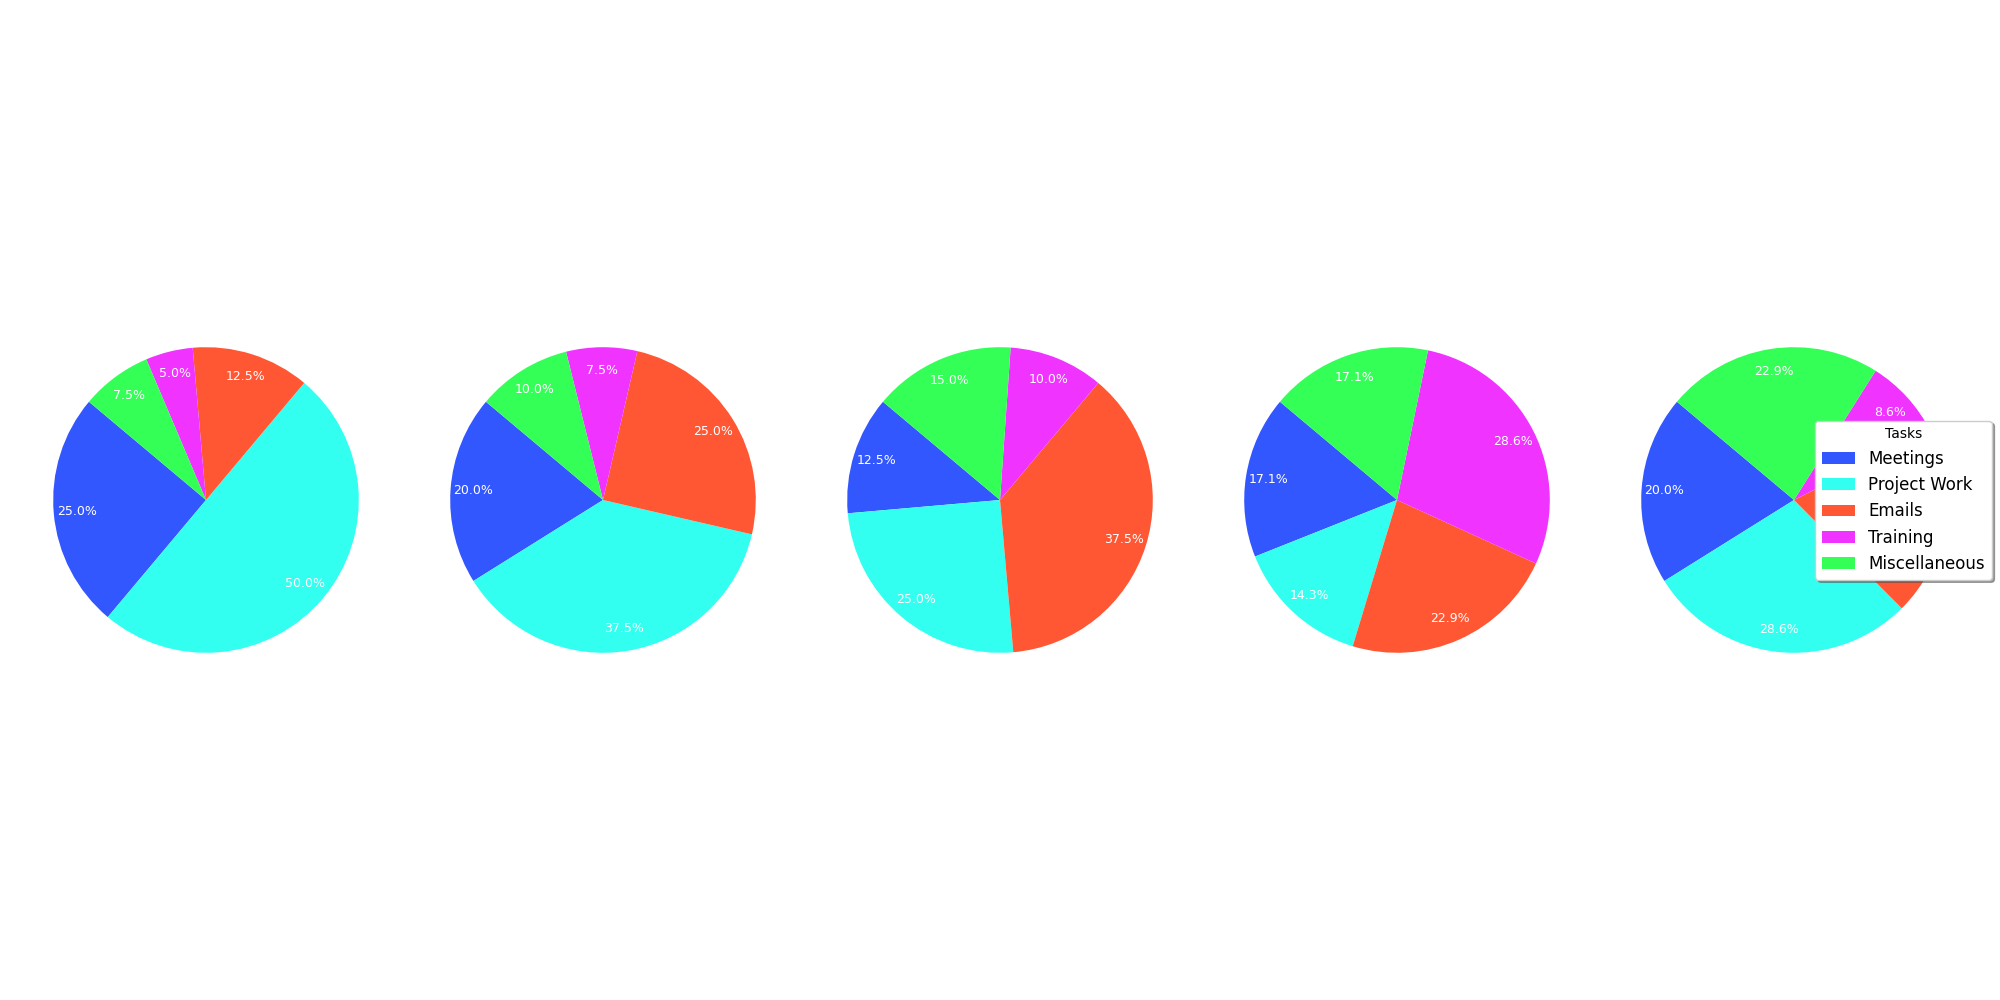

Reproduce this figure in Python.
import matplotlib.pyplot as plt
import numpy as np

departments = ['Engineering', 'Marketing', 'Sales', 'HR', 'Support']
tasks = ['Meetings', 'Project Work', 'Emails', 'Training', 'Miscellaneous']

task_data = np.array([
    [10, 20, 5, 2, 3],
    [8, 15, 10, 3, 4],
    [5, 10, 15, 4, 6],
    [6, 5, 8, 10, 6],
    [7, 10, 7, 3, 8]
])

colors = ['#3357FF', '#33FFF0', '#FF5733', '#F033FF', '#33FF57']

fig, axes = plt.subplots(1, len(departments), figsize=(20, 10))

for ax, task_distribution in zip(axes, task_data):
    wedges, _, autotexts = ax.pie(task_distribution,
                                  colors=colors,
                                  startangle=140,
                                  autopct='%1.1f%%',
                                  pctdistance=0.85)

    for autotext in autotexts:
        autotext.set_color('white')
        autotext.set_fontsize(9)

fig.legend(wedges, tasks, title="Tasks", loc='center right', fontsize=12, ncol=1, frameon=True, fancybox=True, shadow=True)

plt.tight_layout(rect=[0, 0.05, 1, 0.95])
plt.show()
